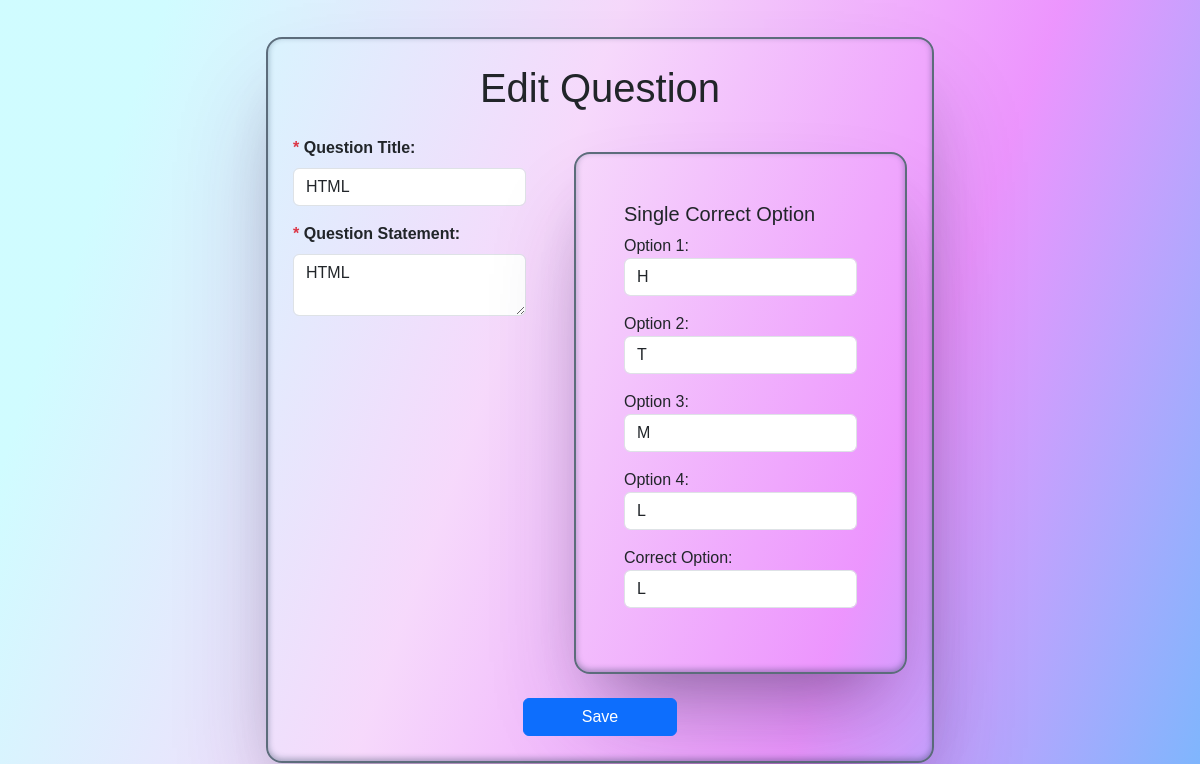
The page /new_question/1/1 on the database its author committed.
### backend/models.py (models this page shows)
class Question(db.Model):
    __tablename__='questions'
    id=db.Column(db.Integer,primary_key=True)
    quiz_id=db.Column(db.Integer,db.ForeignKey('quizzes.id', ondelete="CASCADE"),nullable=False)
    question_title=db.Column(db.String(200),nullable=False)
    question_statement=db.Column(db.Text,nullable=False)
    option1=db.Column(db.String(200),nullable=False)
    option2=db.Column(db.String(200),nullable=False)
    option3=db.Column(db.String(200),nullable=False)
    option4=db.Column(db.String(200),nullable=False)
    correct_option=db.Column(db.String,nullable=False)

### backend/controllers.py (the view, shortened to what this page needs)
@app.route('/new_question/<int:quiz_id>',methods=['GET','POST'])
@app.route('/new_question/<int:quiz_id>/<int:question_id>',methods=['GET','POST'])
def new_question(quiz_id,question_id=None):
        question=Question.query.get(question_id) if question_id else None
        return render_template('newQuestion.html',quiz_id=quiz_id,question=question)

### templates/newQuestion.html (shortened to what this page needs)
<!DOCTYPE html>
<html lang="en">
  <head>
    <link rel="stylesheet" href="{{ url_for('static', filename='css/index.css') }}" />
    <link
      href="https://cdn.jsdelivr.net/npm/bootstrap@5.3.3/dist/css/bootstrap.min.css"
      rel="stylesheet"
    />
  </head>
  <body>
    <div class="d-flex justify-content-center align-items-center wrapper">
      <div class="main d-flex">
        <div class="form w-100">
          <h1 class="text-center mb-4">{{"Edit Question" if question else "New Question"}}</h1>
          <form action="{{ url_for('new_question', quiz_id=quiz_id, question_id=question.id if question else 0)}}" method="POST">
            <div class="d-flex">
              <div>
                <div class="mb-3">
                  <label for="text" class="form-label fw-bold"
                    ><span class="text-danger">*</span> Question Title:</label
                  >
                  <input
                    id="question title"
                    type="text"
                    class="form-control"
                    name="question_title"
                    placeholder="Enter Question Title"
                    value="{{question.question_title if question else ''}}"
                    required
                  />
                </div>
                <div class="mb-3">
                  <label for="question-statement" class="form-label fw-bold"
                    ><span class="text-danger">*</span> Question
                    Statement:</label
                  >
                  <textarea
                    class="form-control"
                    name="question_statement"
                    id="question-statement"
                    required
                  >{{question.question_statement if question else ''}}
                  </textarea>
                </div>
              </div>
              <section class="main mt-3 ms-5 p-5">
                <h5>Single Correct Option</h5>
                {% for i in range(1,5) %}
                <div class="mb-3">
                  <label for="option{{i}}">Option {{i}}: </label>
                  <input name="option{{i}}" type="text" class="form-control" value="{{question['option'~i] if question else ''}}" required />
                </div>
                {% endfor %}
                <div class="mb-3">
                  <label for="option">Correct Option: </label>
                  <input name="correct_option" type="text" class="form-control" value="{{question.correct_option if question else ''}}"  required/>
                </div>
              </section>
            </div>
            <div class="text-center mt-4">
              <button type="submit" class="btn btn-primary w-25">
                Save
              </button>
            </div>
          </form>
        </div>
      </div>
    </div>
  </body>
</html>

### static/css/index.css (style rules this page uses)
* { margin: 0; padding: 0; box-sizing: border-box; font-family: "Poppins", sans-serif; }
.wrapper { min-height: 100vh; background-image: linear-gradient(109.6deg, rgba(112, 246, 255, 0.33) 11.2%, rgba(221, 108, 241, 0.26) 42%, rgba(229, 106, 253, 0.71) 71.5%, rgba(123, 183, 253, 1) 100.2%); }
.main { border: 2px solid #5c6c7b; border-radius: 1rem; padding: 25px; box-shadow: rgba(50, 40, 95, 0.3) 0px 55px 100px -20px, rgba(0, 0, 0, 0.3) 0px 35px 60px -35px, rgba(10, 37, 64, 0.35) 0px -2px 6px 0px inset; }
.form { display: flex; justify-content: center; align-items: center; flex-direction: column; }

### rows shown on the page
Question: question_title "HTML", question_statement "HTML", option1 "H" "T" "M" "L", correct_option "L"

### other values the page prints
{{ "Edit Question" if question else "New Question" }} "Edit Question"
{{ i }} "1" "2" "3" "4"
